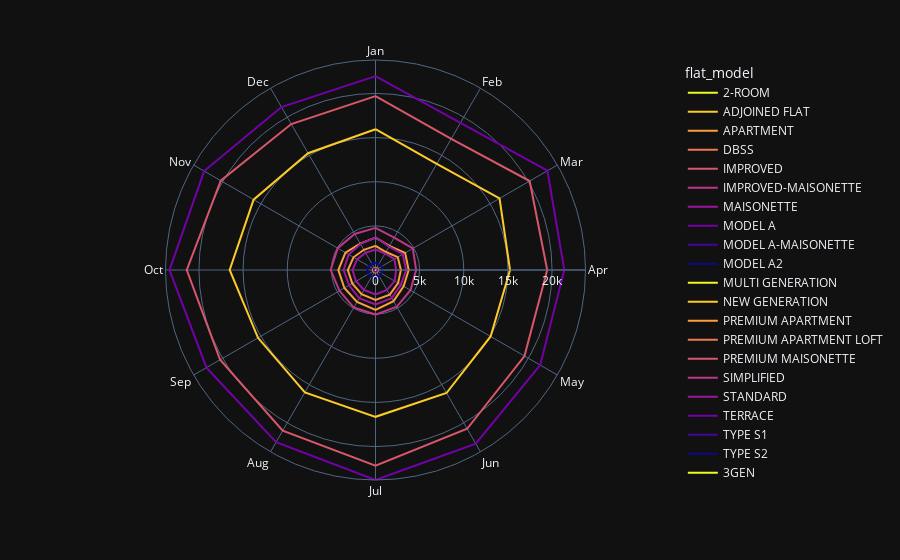

Notebook code for this chart:
### Code cell
import calendar

# Grouping the flats sold by month and flat model
total_units_by_month_flat_model = df.groupby(['month', 'flat_model']).size().reset_index(name='total_units')

# Convert month integers to month names
total_units_by_month_flat_model['month'] = total_units_by_month_flat_model['month'].apply(lambda x: calendar.month_abbr[x])

fig = px.line_polar(total_units_by_month_flat_model, r="total_units", theta="month", color="flat_model", line_close=True,
                    color_discrete_sequence=px.colors.sequential.Plasma_r,
                    template="plotly_dark",)
fig.show()

### Figure 1 — Plotly figure (JSON) as saved in the notebook; plotly's stock layout.template omitted (floating-point values rounded to 4 significant figures)
{"data": [{"hovertemplate": "flat_model=2-ROOM<br>total_units=%{r}<br>month=%{theta}<extra></extra>", "legendgroup": "2-ROOM", "line": {"color": "#f0f921", "dash": "solid"}, "marker": {"symbol": "circle"}, "mode": "lines", "name": "2-ROOM", "r": [11, 13, 11, 12, 9, 25, 12, 10, 12, 12, 10, 13, 11], "showlegend": true, "subplot": "polar", "theta": ["Jan", "Feb", "Mar", "Apr", "May", "Jun", "Jul", "Aug", "Sep", "Oct", "Nov", "Dec", "Jan"], "type": "scatterpolar"}, {"hovertemplate": "flat_model=ADJOINED FLAT<br>total_units=%{r}<br>month=%{theta}<extra></extra>", "legendgroup": "ADJOINED FLAT", "line": {"color": "#fdca26", "dash": "solid"}, "marker": {"symbol": "circle"}, "mode": "lines", "name": "ADJOINED FLAT", "r": [100, 89, 97, 82, 95, 116, 118, 133, 127, 94, 99, 96, 100], "showlegend": true, "subplot": "polar", "theta": ["Jan", "Feb", "Mar", "Apr", "May", "Jun", "Jul", "Aug", "Sep", "Oct", "Nov", "Dec", "Jan"], "type": "scatterpolar"}, {"hovertemplate": "flat_model=APARTMENT<br>total_units=%{r}<br>month=%{theta}<extra></extra>", "legendgroup": "APARTMENT", "line": {"color": "#fb9f3a", "dash": "solid"}, "marker": {"symbol": "circle"}, "mode": "lines", "name": "APARTMENT", "r": [2735, 2356, 2914, 2878, 2952, 3225, 3383, 3163, 3042, 3132, 2876, 2642, 2735], "showlegend": true, "subplot": "polar", "theta": ["Jan", "Feb", "Mar", "Apr", "May", "Jun", "Jul", "Aug", "Sep", "Oct", "Nov", "Dec", "Jan"], "type": "scatterpolar"}, {"hovertemplate": "flat_model=DBSS<br>total_units=%{r}<br>month=%{theta}<extra></extra>", "legendgroup": "DBSS", "line": {"color": "#ed7953", "dash": "solid"}, "marker": {"symbol": "circle"}, "mode": "lines", "name": "DBSS", "r": [256, 242, 315, 284, 265, 290, 299, 273, 305, 311, 265, 243, 256], "showlegend": true, "subplot": "polar", "theta": ["Jan", "Feb", "Mar", "Apr", "May", "Jun", "Jul", "Aug", "Sep", "Oct", "Nov", "Dec", "Jan"], "type": "scatterpolar"}, {"hovertemplate": "flat_model=IMPROVED<br>total_units=%{r}<br>month=%{theta}<extra></extra>", "legendgroup": "IMPROVED", "line": {"color": "#d8576b", "dash": "solid"}, "marker": {"symbol": "circle"}, "mode": "lines", "name": "IMPROVED", "r": [19700, 17161, 20164, 19452, 19487, 20769, 22171, 21027, 20328, 21377, 20237, 19087, 19700], "showlegend": true, "subplot": "polar", "theta": ["Jan", "Feb", "Mar", "Apr", "May", "Jun", "Jul", "Aug", "Sep", "Oct", "Nov", "Dec", "Jan"], "type": "scatterpolar"}, {"hovertemplate": "flat_model=IMPROVED-MAISONETTE<br>total_units=%{r}<br>month=%{theta}<extra></extra>", "legendgroup": "IMPROVED-MAISONETTE", "line": {"color": "#bd3786", "dash": "solid"}, "marker": {"symbol": "circle"}, "mode": "lines", "name": "IMPROVED-MAISONETTE", "r": [7, 7, 9, 8, 12, 13, 16, 15, 8, 12, 11, 9, 7], "showlegend": true, "subplot": "polar", "theta": ["Jan", "Feb", "Mar", "Apr", "May", "Jun", "Jul", "Aug", "Sep", "Oct", "Nov", "Dec", "Jan"], "type": "scatterpolar"}, {"hovertemplate": "flat_model=MAISONETTE<br>total_units=%{r}<br>month=%{theta}<extra></extra>", "legendgroup": "MAISONETTE", "line": {"color": "#9c179e", "dash": "solid"}, "marker": {"symbol": "circle"}, "mode": "lines", "name": "MAISONETTE", "r": [2305, 2165, 2485, 2334, 2506, 2596, 2764, 2600, 2542, 2608, 2405, 2254, 2305], "showlegend": true, "subplot": "polar", "theta": ["Jan", "Feb", "Mar", "Apr", "May", "Jun", "Jul", "Aug", "Sep", "Oct", "Nov", "Dec", "Jan"], "type": "scatterpolar"}, {"hovertemplate": "flat_model=MODEL A<br>total_units=%{r}<br>month=%{theta}<extra></extra>", "legendgroup": "MODEL A", "line": {"color": "#7201a8", "dash": "solid"}, "marker": {"symbol": "circle"}, "mode": "lines", "name": "MODEL A", "r": [21956, 19241, 22488, 21387, 21544, 22718, 23788, 22523, 22109, 23334, 22412, 21307, 21956], "showlegend": true, "subplot": "polar", "theta": ["Jan", "Feb", "Mar", "Apr", "May", "Jun", "Jul", "Aug", "Sep", "Oct", "Nov", "Dec", "Jan"], "type": "scatterpolar"}, {"hovertemplate": "flat_model=MODEL A-MAISONETTE<br>total_units=%{r}<br>month=%{theta}<extra></extra>", "legendgroup": "MODEL A-MAISONETTE", "line": {"color": "#46039f", "dash": "solid"}, "marker": {"symbol": "circle"}, "mode": "lines", "name": "MODEL A-MAISONETTE", "r": [168, 149, 189, 145, 168, 198, 176, 183, 158, 178, 207, 151, 168], "showlegend": true, "subplot": "polar", "theta": ["Jan", "Feb", "Mar", "Apr", "May", "Jun", "Jul", "Aug", "Sep", "Oct", "Nov", "Dec", "Jan"], "type": "scatterpolar"}, {"hovertemplate": "flat_model=MODEL A2<br>total_units=%{r}<br>month=%{theta}<extra></extra>", "legendgroup": "MODEL A2", "line": {"color": "#0d0887", "dash": "solid"}, "marker": {"symbol": "circle"}, "mode": "lines", "name": "MODEL A2", "r": [852, 733, 810, 796, 738, 818, 927, 834, 948, 938, 892, 784, 852], "showlegend": true, "subplot": "polar", "theta": ["Jan", "Feb", "Mar", "Apr", "May", "Jun", "Jul", "Aug", "Sep", "Oct", "Nov", "Dec", "Jan"], "type": "scatterpolar"}, {"hovertemplate": "flat_model=MULTI GENERATION<br>total_units=%{r}<br>month=%{theta}<extra></extra>", "legendgroup": "MULTI GENERATION", "line": {"color": "#f0f921", "dash": "solid"}, "marker": {"symbol": "circle"}, "mode": "lines", "name": "MULTI GENERATION", "r": [48, 45, 40, 37, 40, 59, 54, 47, 45, 46, 44, 33, 48], "showlegend": true, "subplot": "polar", "theta": ["Jan", "Feb", "Mar", "Apr", "May", "Jun", "Jul", "Aug", "Sep", "Oct", "Nov", "Dec", "Jan"], "type": "scatterpolar"}, {"hovertemplate": "flat_model=NEW GENERATION<br>total_units=%{r}<br>month=%{theta}<extra></extra>", "legendgroup": "NEW GENERATION", "line": {"color": "#fdca26", "dash": "solid"}, "marker": {"symbol": "circle"}, "mode": "lines", "name": "NEW GENERATION", "r": [15945, 13883, 16224, 15240, 15056, 16091, 16631, 16004, 15369, 16518, 15945, 15278, 15945], "showlegend": true, "subplot": "polar", "theta": ["Jan", "Feb", "Mar", "Apr", "May", "Jun", "Jul", "Aug", "Sep", "Oct", "Nov", "Dec", "Jan"], "type": "scatterpolar"}, {"hovertemplate": "flat_model=PREMIUM APARTMENT<br>total_units=%{r}<br>month=%{theta}<extra></extra>", "legendgroup": "PREMIUM APARTMENT", "line": {"color": "#fb9f3a", "dash": "solid"}, "marker": {"symbol": "circle"}, "mode": "lines", "name": "PREMIUM APARTMENT", "r": [3663, 3150, 3880, 3760, 3679, 4079, 4520, 4179, 4069, 4210, 3936, 3457, 3663], "showlegend": true, "subplot": "polar", "theta": ["Jan", "Feb", "Mar", "Apr", "May", "Jun", "Jul", "Aug", "Sep", "Oct", "Nov", "Dec", "Jan"], "type": "scatterpolar"}, {"hovertemplate": "flat_model=PREMIUM APARTMENT LOFT<br>total_units=%{r}<br>month=%{theta}<extra></extra>", "legendgroup": "PREMIUM APARTMENT LOFT", "line": {"color": "#ed7953", "dash": "solid"}, "marker": {"symbol": "circle"}, "mode": "lines", "name": "PREMIUM APARTMENT LOFT", "r": [8, 10, 15, 7, 8, 14, 13, 6, 10, 5, 6, 10, 8], "showlegend": true, "subplot": "polar", "theta": ["Jan", "Feb", "Mar", "Apr", "May", "Jun", "Jul", "Aug", "Sep", "Oct", "Nov", "Dec", "Jan"], "type": "scatterpolar"}, {"hovertemplate": "flat_model=PREMIUM MAISONETTE<br>total_units=%{r}<br>month=%{theta}<extra></extra>", "legendgroup": "PREMIUM MAISONETTE", "line": {"color": "#d8576b", "dash": "solid"}, "marker": {"symbol": "circle"}, "mode": "lines", "name": "PREMIUM MAISONETTE", "r": [5, 8, 7, 6, 5, 5, 7, 9, 15, 9, 7, 3, 5], "showlegend": true, "subplot": "polar", "theta": ["Jan", "Feb", "Mar", "Apr", "May", "Jun", "Jul", "Aug", "Sep", "Oct", "Nov", "Dec", "Jan"], "type": "scatterpolar"}, {"hovertemplate": "flat_model=SIMPLIFIED<br>total_units=%{r}<br>month=%{theta}<extra></extra>", "legendgroup": "SIMPLIFIED", "line": {"color": "#bd3786", "dash": "solid"}, "marker": {"symbol": "circle"}, "mode": "lines", "name": "SIMPLIFIED", "r": [4771, 4241, 4877, 4602, 4575, 4810, 5049, 4913, 4712, 5080, 4946, 4713, 4771], "showlegend": true, "subplot": "polar", "theta": ["Jan", "Feb", "Mar", "Apr", "May", "Jun", "Jul", "Aug", "Sep", "Oct", "Nov", "Dec", "Jan"], "type": "scatterpolar"}, {"hovertemplate": "flat_model=STANDARD<br>total_units=%{r}<br>month=%{theta}<extra></extra>", "legendgroup": "STANDARD", "line": {"color": "#9c179e", "dash": "solid"}, "marker": {"symbol": "circle"}, "mode": "lines", "name": "STANDARD", "r": [3705, 3062, 3568, 3472, 3329, 3674, 3894, 3699, 3452, 3612, 3505, 3394, 3705], "showlegend": true, "subplot": "polar", "theta": ["Jan", "Feb", "Mar", "Apr", "May", "Jun", "Jul", "Aug", "Sep", "Oct", "Nov", "Dec", "Jan"], "type": "scatterpolar"}, {"hovertemplate": "flat_model=TERRACE<br>total_units=%{r}<br>month=%{theta}<extra></extra>", "legendgroup": "TERRACE", "line": {"color": "#7201a8", "dash": "solid"}, "marker": {"symbol": "circle"}, "mode": "lines", "name": "TERRACE", "r": [60, 47, 59, 51, 53, 70, 55, 49, 61, 69, 65, 53, 60], "showlegend": true, "subplot": "polar", "theta": ["Jan", "Feb", "Mar", "Apr", "May", "Jun", "Jul", "Aug", "Sep", "Oct", "Nov", "Dec", "Jan"], "type": "scatterpolar"}, {"hovertemplate": "flat_model=TYPE S1<br>total_units=%{r}<br>month=%{theta}<extra></extra>", "legendgroup": "TYPE S1", "line": {"color": "#46039f", "dash": "solid"}, "marker": {"symbol": "circle"}, "mode": "lines", "name": "TYPE S1", "r": [32, 40, 44, 36, 41, 49, 33, 36, 32, 32, 36, 30, 32], "showlegend": true, "subplot": "polar", "theta": ["Jan", "Feb", "Mar", "Apr", "May", "Jun", "Jul", "Aug", "Sep", "Oct", "Nov", "Dec", "Jan"], "type": "scatterpolar"}, {"hovertemplate": "flat_model=TYPE S2<br>total_units=%{r}<br>month=%{theta}<extra></extra>", "legendgroup": "TYPE S2", "line": {"color": "#0d0887", "dash": "solid"}, "marker": {"symbol": "circle"}, "mode": "lines", "name": "TYPE S2", "r": [19, 20, 25, 18, 15, 13, 12, 29, 21, 12, 22, 11, 19], "showlegend": true, "subplot": "polar", "theta": ["Jan", "Feb", "Mar", "Apr", "May", "Jun", "Jul", "Aug", "Sep", "Oct", "Nov", "Dec", "Jan"], "type": "scatterpolar"}, {"hovertemplate": "flat_model=3GEN<br>total_units=%{r}<br>month=%{theta}<extra></extra>", "legendgroup": "3GEN", "line": {"color": "#f0f921", "dash": "solid"}, "marker": {"symbol": "circle"}, "mode": "lines", "name": "3GEN", "r": [3, 1, 7, 5, 4, 1, 5, 2, 2, 5, 3], "showlegend": true, "subplot": "polar", "theta": ["Feb", "Mar", "May", "Jun", "Jul", "Aug", "Sep", "Oct", "Nov", "Dec", "Feb"], "type": "scatterpolar"}], "layout": {"legend": {"title": {"text": "flat_model"}, "tracegroupgap": 0}, "margin": {"t": 60}, "polar": {"angularaxis": {"direction": "clockwise", "rotation": 90}, "domain": {"x": [0, 1], "y": [0, 1]}}}}
